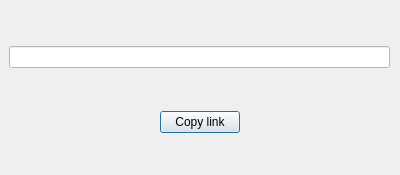
<?xml version="1.0" encoding="UTF-8"?>
<ui version="4.0">
 <class>ShareUri</class>
 <widget class="QDialog" name="ShareUri">
  <property name="geometry">
   <rect>
    <x>0</x>
    <y>0</y>
    <width>400</width>
    <height>175</height>
   </rect>
  </property>
  <property name="windowTitle">
   <string>Dialog</string>
  </property>
  <property name="styleSheet">
   <string notr="true">QLineEdit{ background-color: white;} </string>
  </property>
  <widget class="QWidget" name="verticalLayoutWidget">
   <property name="geometry">
    <rect>
     <x>9</x>
     <y>9</y>
     <width>381</width>
     <height>161</height>
    </rect>
   </property>
   <layout class="QVBoxLayout" name="verticalLayout">
    <item>
     <spacer name="verticalSpacer_2">
      <property name="orientation">
       <enum>Qt::Vertical</enum>
      </property>
      <property name="sizeHint" stdset="0">
       <size>
        <width>20</width>
        <height>40</height>
       </size>
      </property>
     </spacer>
    </item>
    <item>
     <widget class="QLineEdit" name="lineEdit_URI"/>
    </item>
    <item>
     <spacer name="verticalSpacer">
      <property name="orientation">
       <enum>Qt::Vertical</enum>
      </property>
      <property name="sizeHint" stdset="0">
       <size>
        <width>20</width>
        <height>40</height>
       </size>
      </property>
     </spacer>
    </item>
    <item>
     <layout class="QHBoxLayout" name="horizontalLayout">
      <item>
       <spacer name="horizontalSpacer_2">
        <property name="orientation">
         <enum>Qt::Horizontal</enum>
        </property>
        <property name="sizeHint" stdset="0">
         <size>
          <width>40</width>
          <height>20</height>
         </size>
        </property>
       </spacer>
      </item>
      <item>
       <widget class="QPushButton" name="pushButton_copyLink">
        <property name="text">
         <string>Copy link</string>
        </property>
       </widget>
      </item>
      <item>
       <spacer name="horizontalSpacer">
        <property name="orientation">
         <enum>Qt::Horizontal</enum>
        </property>
        <property name="sizeHint" stdset="0">
         <size>
          <width>40</width>
          <height>20</height>
         </size>
        </property>
       </spacer>
      </item>
     </layout>
    </item>
    <item>
     <spacer name="verticalSpacer_3">
      <property name="orientation">
       <enum>Qt::Vertical</enum>
      </property>
      <property name="sizeHint" stdset="0">
       <size>
        <width>20</width>
        <height>40</height>
       </size>
      </property>
     </spacer>
    </item>
   </layout>
  </widget>
 </widget>
 <resources/>
 <connections/>
</ui>
